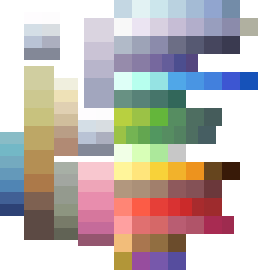
#> input picture data/palettes/palette_interiors_x3.png, 129 x 135 px (shown 2 times larger)
$ python -i train_ui.py   (imports and definitions only)
#> lines starting #> are read from the running program, lines starting #| are printed output that depends on the picture
### tools/preprocess/config.py
"""Source asset mapping for the preprocess tool.

Paths are relative to the repo root. Raw assets live in assets/ (gitignored).
Character layers come from the full Modern Interiors pack's Character Generator
folders (per-layer 896x656 sheets); furniture slices still come from the sheets
in SHEETS plus optional single-object PNGs referenced by `file` in slices.json.
"""

from __future__ import annotations

import re
from pathlib import Path

REPO_ROOT = Path(__file__).resolve().parents[2]
ASSETS_ROOT = REPO_ROOT / "assets"
ASSETS = ASSETS_ROOT / "graphic"
# assets/graphic is split by purpose: Interior/ (rooms, furniture, characters), Map/ (overworld
# tiles, dock backdrop), GUI/ (frames, icons).
INTERIOR = ASSETS / "Interior"
MAP = ASSETS / "Map"
GUI = ASSETS / "GUI"
# Free starter pack. It is no longer on disk; its slices are frozen from the previous atlas (see
# preprocess.load_frozen). Drop the pack back here to re-cut them from source.
FREE = INTERIOR / "Modern tiles_Free"
FULL = INTERIOR / "moderninteriors-win"

OUT_DIR = REPO_ROOT / "client" / "public" / "gen"
MEDIA_DIR = REPO_ROOT / "client" / "public" / "media"
SLICES_FILE = Path(__file__).with_name("slices.json")
MAP_SLICES_FILE = Path(__file__).with_name("map_slices.json")
CONTACT_SHEET = Path(__file__).with_name("contact_sheet.png")
ITEMS_FILE = REPO_ROOT / "data" / "items.json"
UI_THEME_FILE = REPO_ROOT / "data" / "ui_theme.json"
UI_ICONS_FILE = REPO_ROOT / "data" / "ui_icons.json"

BGM_DIR = ASSETS_ROOT / "BGM"          # BGM/day/*.mp3, BGM/night/*.mp3
FONTS_DIR = ASSETS_ROOT / "fonts"      # *.ttf
SFX_DIR = ASSETS_ROOT / "sfx"          # <kind>_*.mp3 (walking/ → step_<kind>), legacy/ ignored

CELL = 16

# Interior sheets that `scan` can slice and `build` packs into the atlas.
SHEETS = {
    "interiors": FREE / "Interiors_free" / "16x16" / "Interiors_free_16x16.png",
    "room_builder": FREE / "Interiors_free" / "16x16" / "Room_Builder_free_16x16.png",
    "kitchen": INTERIOR / "Kitchen and more tileset [16x16]" / "tileset.png",
    "paintings": INTERIOR / "Paintings" / "Paintings_1.png",
    "pi_beds_br": INTERIOR / "pixelinterior" / "beds_BR.png",
    "pi_cabinets_ba": INTERIOR / "pixelinterior" / "cabinets_BA.png",
    "pi_cabinets_lrk": INTERIOR / "pixelinterior" / "cabinets_LRK.png",
    "pi_decorations_br": INTERIOR / "pixelinterior" / "decorations_BR.png",
    "pi_decorations_lrk": INTERIOR / "pixelinterior" / "decorations_LRK.png",
    "pi_doorswindowsstairs_lrk": INTERIOR / "pixelinterior" / "doorswindowsstairs_LRK.png",
    "pi_fixtures_ba": INTERIOR / "pixelinterior" / "fixtures_BA.png",
    "pi_floorswalls_lrk": INTERIOR / "pixelinterior" / "floorswalls_LRK.png",
    "pi_kitchen_lrk": INTERIOR / "pixelinterior" / "kitchen_LRK.png",
    "pi_livingroom_lrk": INTERIOR / "pixelinterior" / "livingroom_LRK.png",
    "pi_textiles_ba": INTERIOR / "pixelinterior" / "textiles_BA.png",
    "pi_wardrobes_br": INTERIOR / "pixelinterior" / "wardrobes_BR.png",
    "floors_walls02": INTERIOR / "floors-walls02.png",
    "furniture03": INTERIOR / "furniture03.png",
    "interior_tiles_lite": INTERIOR / "InteriorTilesLITE.png",
    "small_items02": INTERIOR / "small-items02.png",
    "topdown_doors_windows": INTERIOR / "Top-Down_Retro_Interior" / "TopDownHouse_DoorsAndWindows.png",
    "topdown_floors_walls": INTERIOR / "Top-Down_Retro_Interior" / "TopDownHouse_FloorsAndWalls.png",
    "topdown_floors_walls_open": INTERIOR / "Top-Down_Retro_Interior" / "TopDownHouse_FloorsAndWalls_OpenDoors.png",
    "topdown_furniture1": INTERIOR / "Top-Down_Retro_Interior" / "TopDownHouse_FurnitureState1.png",
    "topdown_furniture2": INTERIOR / "Top-Down_Retro_Interior" / "TopDownHouse_FurnitureState2.png",
    "topdown_small_items": INTERIOR / "Top-Down_Retro_Interior" / "TopDownHouse_SmallItems.png",
    "freepixel": INTERIOR / "FreePixel.png",
    "furnipixel_free": INTERIOR / "furnipixel-free.png",
    "spritesheet_misc": INTERIOR / "spritesheet.png",
    "tiles_and_items": INTERIOR / "tiles and items.png",
    "axulart_all": INTERIOR / "AxulArt・_Basic-Top-down-interior_ALL_By_AxulArt.png",
    "axulart_basic": INTERIOR / "AxulArt・_Basic-Top-down-interior_By_AxulArt.png",
    "walls_and_floors": INTERIOR / "Walls and floors.png",
    "free_modern_pack": INTERIOR / "Free Modern Pack ( Dev Essentials ).png",
    "medieval_pack": INTERIOR / "Medieval Free Pack ( Dev Essentials ).png",
    "interior_no_shadow": INTERIOR / "Interior without swadows.png",
    # the mine (room kind "mine"): Gold Rush tiles/props for the room itself, Cave Items for ore + pickaxe icons.
    # They live under Map/ but are sliced into the interior atlas because rooms draw their tiles/seeds from it.
    "mine_floor": MAP / "Mine" / "Premium_GoldRush_AssetPack" / "floor_TileSheet.png",
    "mine_walls": MAP / "Mine" / "Premium_GoldRush_AssetPack" / "walls&doors_TileSheet.png",
    "mine_props": MAP / "Mine" / "Premium_GoldRush_AssetPack" / "props_TileSheet.png",
    "cave_items": MAP / "Mine" / "16x16 Cave Items" / "Cave_Items_Spritesheet.png",
}

# Overworld map sheets (`scan --map`, packed into gen/map.png by `build`). Keys must not contain
# the word "sheet": /api/catalog output is checked for it in the server tests.
_SPROUT = MAP / "Sprout Lands - Sprites - Basic pack"
MAP_SHEETS = {
    "sprout_grass": _SPROUT / "Tilesets" / "Grass.png",
    "sprout_water": _SPROUT / "Tilesets" / "Water.png",
    "sprout_hills": _SPROUT / "Tilesets" / "Hills.png",
    "sprout_dirt": _SPROUT / "Tilesets" / "Tilled_Dirt.png",
    "sprout_paths": _SPROUT / "Objects" / "Paths.png",
    "sprout_bridge": _SPROUT / "Objects" / "Wood_Bridge.png",
    "sprout_fences": _SPROUT / "Tilesets" / "Fences.png",
    "sprout_grass_things": _SPROUT / "Objects" / "Basic_Grass_Biom_things.png",
    "sprout_plants": _SPROUT / "Objects" / "Basic_Plants.png",
    "houses": ASSETS / "Houses.png",
    "plains": MAP / "Pixel Plains Free Pack" / "All free tiles.png",
    "nature_trees": MAP / "Nature_MP" / "Nature_MP_Trees.png",
    "nature_rocks": MAP / "Nature_MP" / "Nature_MP_Rocks.png",
}
MAP_ICONS_DIR = GUI / "Map Legend Icons" / "Icons"   # 16x24 marker icons, referenced as `file` slices
# Furniture "sets" for the comfort score: `build` derives a set slug for every interior slice from its source
# (SHEETS key, discovered path stem, or `file` top folder) and writes it as `set` on the manifest key. Sources
# listed here are merged into one set (the pixelinterior pack is split by room across several PNGs, etc.).
# Slugs must never contain the word "sheet" (the catalog is checked for it).
SET_ALIASES = {
    "interiors": "mi_free", "room_builder": "mi_free",
    "pi_cabinets_lrk": "pi_living", "pi_decorations_lrk": "pi_living", "pi_doorswindowsstairs_lrk": "pi_living",
    "pi_floorswalls_lrk": "pi_living", "pi_kitchen_lrk": "pi_living", "pi_livingroom_lrk": "pi_living",
    "pi_beds_br": "pi_bedroom", "pi_decorations_br": "pi_bedroom", "pi_wardrobes_br": "pi_bedroom",
    "pi_cabinets_ba": "pi_bath", "pi_fixtures_ba": "pi_bath", "pi_textiles_ba": "pi_bath",
    "topdown_doors_windows": "topdown", "topdown_floors_walls": "topdown", "topdown_floors_walls_open": "topdown",
    "topdown_furniture1": "topdown", "topdown_furniture2": "topdown", "topdown_small_items": "topdown",
    "axulart_all": "axulart", "axulart_basic": "axulart",
    "spritesheet_misc": "misc",
    "mine_floor": "goldrush", "mine_walls": "goldrush", "mine_props": "goldrush",
}
# data/mine.json: the ore room, the daily node count and the ore kinds; `build` crops their icons to gen/mine/.
MINE_FILE = REPO_ROOT / "data" / "mine.json"
# The inn cat: assets/graphic/Map/Cats/<variant>.png (1024x544, 32px cells). `build` cuts one variant into
# gen/cat/<variant>.png. Sheet layout: 6 sections of 4 cells left→right (sitting down, looking around, laying
# down, walking, running, running 2.0); row 0 is the section title text (never a frame); below it every
# direction owns 2 rows (frames fill the first row, overflow into the second), 8 directions counter-clockwise
# from down: down, down-left, left, up-left, up, up-right, right, down-right (rows 5-6 face left, 13-14 right).
# Which cells make each animation is data/cat_anims.json (editor /cat); without it the default below is cut.
CATS_DIR = MAP / "Cats"
CAT_VARIANT = "orange_0"
CAT_CELL = 32
CAT_SECTIONS = ["sit", "look", "lay", "walk", "run"]   # section index = position on the sheet (run 2.0 is skipped)
CAT_DIR_BLOCKS = {"down": 0, "right": 6, "up": 4, "left": 2}   # direction → 2-row block index below the title row
CAT_ANIMS_FILE = REPO_ROOT / "data" / "cat_anims.json"   # {anims: {"<section>_<dir>": {frames: [[col, row]...], fps, loop}}}
CAT_FPS = {"walk": 8, "run": 10, "look": 4, "sit": 6, "lay": 6}   # default speed per section
CAT_LOOPS = {"walk", "run", "look"}   # these loop; sitting/lying down play once and hold their last frame
DOCK_FILE = REPO_ROOT / "data" / "dock.json"   # layer order/positions for the dock scene (editor "부두" tab)
MAP_BG_DIR = MAP / "Backgrounds"                    # full-screen backdrops for the overworld (any PNG; name = file stem)
DOCK_DIR = MAP / "Dock"                              # 0.png .. 8.png, 384x216 parallax layers (back → front)

# Every other PNG under Interior/ and Map/ is also a sheet, named by its path relative to assets/graphic
# (forward slashes), e.g. "Interior/moderninteriors-win/1_Interiors/16x16/Theme_Sorter/14_Basement_16x16.png".
# Folders that are not sheets (single-object PNGs, characters, other tile sizes) are pruned.
DISCOVER_ROOTS = ("Interior", "Map")
DISCOVER_SKIP_DIRS = {"Theme_Sorter_Singles", "Theme_Sorter_Black_Shadow_Singles", "Theme_Sorter_Shadowless_Singles",
                      "2_Characters", "3_Animated_objects", "4_User_Interface_Elements", "6_Home_Designs", "Palettes",
                      "32x32", "48x48", "Old stuff", "Old_Stuff", "Screenshots", "Dock", "_reference"}
SINGLES_DIR = FULL / "1_Interiors" / "16x16" / "Theme_Sorter_Singles"   # one PNG per object, browsed in the editor


# [18 lines left out: function discover_sheets, not called in this run]


_ALL_SHEETS: dict[str, Path] | None = None


# [13 lines left out: functions all_sheets, sheet_group, not called in this run]

# Character frames. Every variant yields one horizontal sheet of ANIM_STRIPS
# concatenated in order; each strip is FRAMES_PER_DIR * len(DIRS) frames.
FRAME_W, FRAME_H = 16, 32
DIRS = ["right", "up", "left", "down"]  # order inside each 24-frame LimeZu strip
FRAMES_PER_DIR = 6
ANIM_STRIPS = ["run", "idle"]  # concatenated in this order → 48 frames total

# Character Generator sheets (896x656): 32px rows; row 1 = idle anim, row 2 = run.
GEN_DIR = FULL / "2_Characters" / "Character_Generator"
CUSTOM_DIR = ASSETS_ROOT / "custom"  # assets/custom/Hairstyles/Hairstyle_30_01.png etc.
GEN_ROWS = {"idle": 1, "run": 2}
# The train fugitive's own character: a generator-layout sheet cut by `preprocess.py train-ui` into
# client/public/media/train/fugitive.png (ANIM_STRIPS concatenated, 768x32). Missing file → the layered silhouette.
TRAIN_FUGITIVE_SHEET = GEN_DIR / "0_Premade_Characters" / "16x16" / "bonwa1.png"

_STYLE_COLOR = re.compile(r"_(\d+)(?:_[A-Za-z_]+?)?_(\d+)\.png$")  # Outfit_03_02 / Accessory_04_Snapback_02
_STYLE_ONLY = re.compile(r"_(\d+)\.png$")                          # Body_05 / Eyes_02


def _gen_layer(folder: str, prefix: str, none: bool = False, none_first: bool = False) -> list[dict]:
    """All 16x16 sheets of one generator layer as variants, sorted by (style, color).

    Variant: {"name", "sheet", "style", "color"}. When `none` is True, the LAST index is a
    fully transparent "nothing" variant (hair/accessory can be absent) — index 0 stays a real
    style so fresh avatars are not bald.
    """
    # pack folder + your own additions in assets/custom/<folder>/ (same 896x656 layout, same naming)
    dirs = [GEN_DIR / folder / "16x16", CUSTOM_DIR / folder]
    out: list[dict] = []
    for d in dirs:
        if not d.exists():
            continue
        for p in sorted(d.glob(f"{prefix}_*.png")):
            m = _STYLE_COLOR.search(p.name)
            if m:
                style, color = int(m.group(1)), int(m.group(2))
            else:
                m1 = _STYLE_ONLY.search(p.name)
                style, color = (int(m1.group(1)) if m1 else len(out) + 1), 0
            out.append({"name": p.stem, "sheet": p, "style": style, "color": color})
        out.sort(key=lambda v: (v["style"], v["color"]))
    if none_first:
        out.insert(0, {"name": "none", "sheet": None, "style": 0, "color": 0})
    elif none:
        out.append({"name": "none", "sheet": None, "style": 10_000, "color": 0})
    return out


# Extra hair colours: data/hair_palette.png is the pack's Hairstyles_palette.png (8 columns of 5px:
# 7 hair colours + outline) with more 5px-wide columns painted to the right. Each column holds the
# light / mid / dark shade in rows 0-2 / 3-5 / 6-8. Every hairstyle gets one recoloured variant per extra column.
HAIR_PALETTE_FILE = REPO_ROOT / "data" / "hair_palette.png"
HAIR_BASE_SHADES = ((204, 150, 89), (179, 123, 63), (171, 103, 54))  # colour 01 = light, mid, dark
HAIR_PALETTE_BUILTIN_COLS = 8


def _extra_hair_colors() -> list[tuple[tuple[int, int, int], ...]]:
    if not HAIR_PALETTE_FILE.exists():
        return []
    from PIL import Image
    im = Image.open(HAIR_PALETTE_FILE).convert("RGBA")
    px = im.load()
    out = []
    for x in range(HAIR_PALETTE_BUILTIN_COLS * 5, im.width, 5):
        shades = tuple(px[x, y][:3] for y in (0, 3, 6))
        if all(px[x, y][3] > 0 for y in (0, 3, 6)):
            out.append(shades)
    return out


def _with_extra_hair_colors(variants: list[dict]) -> list[dict]:
    """Append a recoloured copy of each style's colour-01 sheet for every extra palette column."""
    extras = _extra_hair_colors()
    if not extras:
        return variants
    base = [v for v in variants if v.get("color") == 1]
    for k, shades in enumerate(extras):
        color = HAIR_PALETTE_BUILTIN_COLS + k  # 8, 9, ...
        for v in base:
            variants.append({"name": f"{v['name'][:-3]}_{color:02d}", "sheet": v["sheet"], "style": v["style"],
                             "color": color, "recolor": dict(zip(HAIR_BASE_SHADES, shades))})
    variants.sort(key=lambda v: (v["style"], v["color"]))
    return variants


# Loop strips as premade characters: assets/custom/preset/<Name>_<W>x<H>.png is one horizontal strip of WxH
# frames (any count) that loops — a drone hovering, a ghost bobbing. The build samples FRAMES_PER_DIR frames of
# it for every direction and anim ("left" mirrored) and the variant keeps its own frame size (manifest `sizes`),
# so it need not fit the 16x32 character frame. A strip len(DIRS) rows tall is one loop per direction instead
# (DIRS order, no mirroring). They come after the pack's premade characters, in file order.
PRESET_STRIP_DIR = CUSTOM_DIR / "preset"
PRESET_STRIP_RE = re.compile(r"^(?P<name>[A-Za-z0-9][A-Za-z0-9_-]*)_(?P<w>\d+)x(?P<h>\d+)\.png$")


def _strip_presets() -> list[dict]:
    out: list[dict] = []
    if not PRESET_STRIP_DIR.exists():
        return out
    for p in sorted(PRESET_STRIP_DIR.glob("*.png")):
        m = PRESET_STRIP_RE.match(p.name)
        if not m:
            continue  # e.g. a scratch file without the _WxH suffix
        out.append({"name": m.group("name"), "strip": p, "frame": (int(m.group("w")), int(m.group("h"))),
                    "style": 10_000 + len(out), "color": 0})
    return out


# layer -> list of variants (index = value stored in avatars table).
# Layers with an empty list are exposed in manifest with count 0 so the editor hides them.
CHAR_LAYERS = {
    # premade characters: index 0 = none (default). When a preset is chosen it replaces every other layer.
    "preset": _gen_layer("0_Premade_Characters", "Premade_Character", none_first=True) + _strip_presets(),
    "skin": _gen_layer("Bodies", "Body"),
    "eyes": _gen_layer("Eyes", "Eyes"),
    "outfit": _gen_layer("Outfits", "Outfit"),
    "hair": _with_extra_hair_colors(_gen_layer("Hairstyles", "Hairstyle", none=True)),
    "acc": _gen_layer("Accessories", "Accessory", none=True),
}
#> further down, picture is the input picture: PIL image 129x135 RGBA; mean R, G, B, A 127.9, 118.6, 116, 177.2

# Draw order of layers inside the avatar container (bottom → top), per CHARACTER_GENERATOR.txt.
LAYER_ORDER = ["preset", "skin", "eyes", "outfit", "hair", "acc"]
# layers that, when not "none", are drawn alone
EXCLUSIVE_LAYERS = {"preset"}

# Korean labels for the avatar editor (shipped in manifest).
LAYER_LABELS = {"preset": "프리셋 캐릭터", "skin": "몸", "eyes": "눈", "outfit": "옷", "hair": "머리", "acc": "악세서리"}

### tools/preprocess/train_ui.py
"""Train (/train/) page UI from the cyberpunk GUI pack: `preprocess.py train-ui`.

Reads assets/graphic/GUI/cyberpunk GUI/{status_button,activity_box,alert,icon}.png and writes
  client/public/media/train/status_button.png   status chips + buttons   (9-slice)
  client/public/media/train/activity_box.png    the foldable action bars (9-slice)
  client/public/media/train/alert.png           toasts                   (9-slice)
  client/public/media/train/icons.png           icon sprite (fixed cells)
  client/public/media/train/fugitive.png        the fugitive's character (config.TRAIN_FUGITIVE_SHEET, gen/chars layout)
  client/src/train/cyber.css                    the train page's frame variables + .ic-<name> classes (tracked)

The frames arrive with transparent margins and are not sliced: each is cropped to its drawing and gets hand-set
9-slice borders (SLICES, in source pixels) so the corners and the decorative columns never stretch. The icon
sheet is a 15×3 grid; every icon is cut by its own pixels and re-packed into equal cells, named in ICON_NAMES.
"""

from __future__ import annotations

import json
from pathlib import Path

from PIL import Image

import config as C

SRC = C.REPO_ROOT / "assets" / "graphic" / "GUI" / "cyberpunk GUI"
OUT = C.MEDIA_DIR / "train"
CSS_OUT = C.REPO_ROOT / "client" / "src" / "train" / "cyber.css"

# 9-slice borders in source pixels: (top, right, bottom, left). Drawn at SCALE× in CSS.
SLICES = {
    "status_button": (10, 12, 5, 5),   # cut corner at the top right
    "activity_box": (10, 12, 6, 12),    # decorative column on the left, cut corner (10 px tall) on the right
    "alert": (12, 12, 12, 12),          # bracket corners + the thick top rail
}
# CSS pixels per source pixel. Chips/buttons/toasts stay 1× (a 2× frame makes every chip ~56 px tall on a phone);
# the action bar is big anyway, so its decorative column gets the crisp 2×.
SCALE = {"status_button": 1, "activity_box": 2, "alert": 1}

# icon sheet grid (sheet is 546×128: 15 columns, 3 rows)
GRID_COLS, GRID_ROWS = 15, 3
GRID_X0, GRID_Y0, GRID_W, GRID_H = 2, 6, 36.4, 37
CELL = 28  # packed cell size (icons are ≤ 26 px)
ICON_PX = 39  # default on-screen size of a .ic (panel titles); chips/buttons set their own in style.css
ICON_NAMES = [
    None, None, "menu", "globe", "chat", "share", "power", "arrow_right", "arrow_left", "arrow_up", "arrow_down", "clock", "crown", "target", "pin",
    "expand", "trophy", "search", "minus", "plus", "chart", "camera", "move", "speaker", "mute", "mail", "play", "play_back", "tri_up", "tri_down",
    "close", "help", "gear", "home", "exit", "heart", "signal", "alert", "sliders", "cart", "trash", "save", "gamepad", "pause", "play_small",
]


def crop_frame(im: Image.Image) -> Image.Image:
    """Crop to the drawing, ignoring stray single pixels (alert.png has one above its rail)."""
    a = im.getchannel("A")
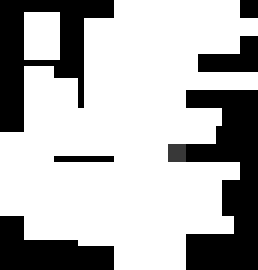
#> a: PIL image 129x135 L (shown 2 times larger); min 0, max 255, mean 177.2
    w, h = im.size
#> w = 129; h = 135
    rows = [y for y in range(h) if sum(1 for x in range(w) if a.getpixel((x, y)) > 0) >= 4]
#> rows = 135 values from 0 to 134
    cols = [x for x in range(w) if sum(1 for y in range(h) if a.getpixel((x, y)) > 0) >= 4]
#> cols = 129 values from 0 to 128
    return im.crop((cols[0], rows[0], cols[-1] + 1, rows[-1] + 1))


# [118 lines left out: functions cut_icons, build, build_fugitive, render_css, not called in this run]


# [2 lines not run here, left out]

>>> from PIL import Image
>>> picture = Image.open('../../data/palettes/palette_interiors_x3.png')
>>> result = crop_frame(picture)
